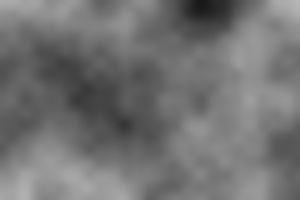
Frame 1 (no input)
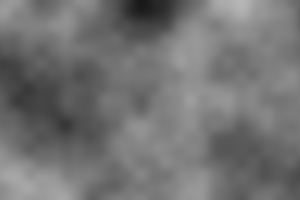
Frame 60 (no input)
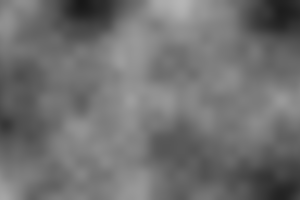
Frame 120 (the mouse pressed at the canvas centre since frame 60)

The p5.js sketch that drew these frames (run headless with seeded random() and noise() and a simulated clock; from frame 60 on, the mouse is pressed at the canvas centre):

// p5.js sketch
// ── sketch.js
var xoff1 = 0
var xoff2 = 10000
var inc = 0.01
var start = 0

var x, y;

let walker;
let mover;

class runner
{
    constructor(x,y)
    {
        this.position = createVector(x,y)
    }

    display() 
    {
        console.log(this.position)
    }
}

class fastrunner extends runner
{
    constructor(x,y)
    {
        super(x,y);
        if(fastrunner.i === undefined)
         fastrunner.i=1
        else fastrunner.i++
    }

    display() 
    {
        this.position.mult(1.1)
        console.log(this.position.x, this.position.y, fastrunner.i)
    }

    display(x) 
    {
        this.position.mult(x)
        console.log(this.position.x, this.position.y, fastrunner.i)
    }

} 

function setup() {
    createCanvas(300, 200)
    background(50,50,50)
    pixelDensity(1)
    frameRate(60)
    //frameRate(30)
    
    //noiseDetail(5)

    //x = width/2; y = height/2;
    //pos = createVector(width/2,height/2)
    walker = new Walker(width/2,height/2)

    background(0)
    //noStroke()

    mover = new Mover(width/2,height/2)
}

function danceCircle() {

    background(50,50,50)
    //var x = random(width)
    var x = map(noise(xoff1), 0, 1, 0, width)
    var y = map(noise(xoff2), 0, 1, 0, width)
    xoff1 += 0.02
    xoff2 += 0.02


    ellipse(x, y, 20)

}

function movingXfunction() {
    stroke(255);
    noFill();
    var xoff = start
    beginShape();
    for (var x = 0; x < width; x++) {
        stroke(255)
        //point(x,random(height));

        var y = noise(xoff) * height
        vertex(x, y);

        xoff += inc
    }
    endShape();

    start += inc
}

function movingWindowSmoke() {
    var yoff = start

    loadPixels()

    for (var x = 0; x < width; x++) {
        var xoff = 0
        for (var y = 0; y < height; y++) {
            var index = (x + y * width) * 4

            var r = noise(xoff, yoff) * 255 // random(255)
            pixels[index] = r //r
            pixels[index + 1] = r //g
            pixels[index + 2] = r //b
            pixels[index + 3] = 255 //a

            xoff += inc
        }
        yoff += inc
    }
    updatePixels()

    start += inc
}


x
//learn
function randomWalker()
{
    background(50)
    fill(0,255,0)


    xIncr = 5

    //var r = floor(random(4))
    // switch(r)
    // {
    //     case 0: x+=xIncr; break
    //     case 1: x-=xIncr; break;
    //     case 2: y+=xIncr; break;
    //     case 3: y-=xIncr; break;
    // }
    sz = 20
    // if(x>=width) x=0;
    // else if (x<=-1) x=width-1;

    // if(y>=height) y=0;
    // else if (y<=-1) y=height-1;


    //circle(x,y,sz)
    circle(pos.x,pos.y,20)

    pos.x += random(-1,1)
    pos.y += random(-1,1)

    mover
}

function randomWalkerOop()
{
    walker.update();
    walker.show();


}

function randomLines()
{

    translate(width/2, height/2)

    //let v = createVector(-100,50)
    let v = p5.Vector.random2D()
    v.mult(random(50,100))

    strokeWeight(4)
    stroke(255, 50)
    line(0,0,v.x,v.y)
}

function moverWithAcceleration()
{
    mover.update()
    mover.show()
}

//at C# we have add/sub overrides!

var i=0;

function draw() {
    background(0)

    //moverWithAcceleration()

  
   // translate(width/2,height/2)
    //danceCircle()
    //movingXfunction()
    movingWindowSmoke()

    i++;

     if (i % 100 ==0)
     {
    // console.log(frameRate())
    r1 = new fastrunner(10,10)
    r1.display(10)
     }

    //randomWalker();
    //randomWalkerOop();
    //randomLines()


    //noLoop()
}




// ── mover.js
class Mover
{
    constructor(x,y)
    {
        this.pos =  createVector(x,y)
        this.vel = p5.Vector.random2D()
        this.vel.mult(random(3))
        this.acc = p5.Vector.random2D()
        this.acc.setMag(0.01)
    }

    update()
    {
        //this.acc = p5.Vector.random2D()
        let mouse = createVector(mouseX,mouseY)
        this.acc = p5.Vector.sub(mouse, this.pos)
        this.acc.setMag(4)

        this.vel.add(this.acc)
        this.vel.limit(10)
        this.pos.add(this.vel)
    }

    show()
    {
        stroke(255)
        strokeWeight(2)
        fill(255,100)
        ellipse(this.pos.x, this.pos.y, 32)
    }

    
}
// ── walker.js
class Walker {
    constructor(x, y) {
        this.pos = createVector(x, y);
        this.vel = createVector(1,0);
        this.vel.mult(random(3))
        
    }

    update() {
        // this.pos.x += random(-1, 1);
        // this.pos.y += random(-1, 1)
        this.pos.add(this.vel)
    }

    show() {
        stroke(255)
        strokeWeight(2)
        fill(255,100,100)
        //point(this.pos.x, this.pos.y)
        ellipse(this.pos.x,this.pos.y,32)
    }
}
